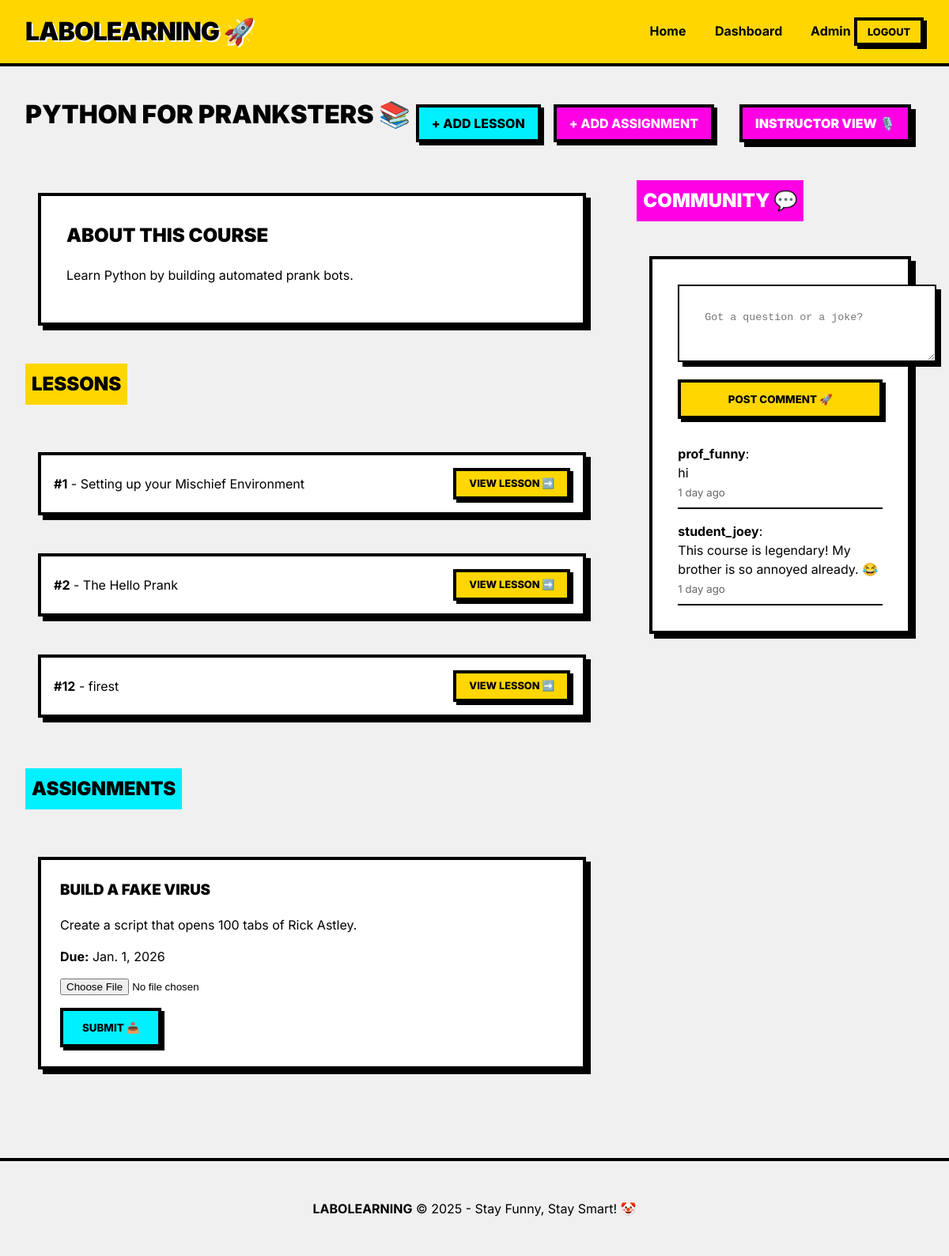
Page /courses/3/ (signed in) on the committed database.
### courses/models.py (models this page shows, shortened)
class Course(models.Model):
    title = models.CharField(max_length=200)
    description = models.TextField()
    instructor = models.ForeignKey(settings.AUTH_USER_MODEL, on_delete=models.CASCADE, related_name='teaching_courses')
    thumbnail = models.ImageField(upload_to='course_thumbnails/', blank=True, null=True)
    created_at = models.DateTimeField(auto_now_add=True)

class Lesson(models.Model):
    course = models.ForeignKey(Course, on_delete=models.CASCADE, related_name='lessons')
    title = models.CharField(max_length=200)
    content = models.TextField(blank=True) # Could be HTML or markdown
    video_url = models.URLField(blank=True, null=True) # Recorded sessions or external links
    order = models.PositiveIntegerField(default=0)
    created_at = models.DateTimeField(auto_now_add=True)
    class Meta:
        ordering = ['order']

class Assignment(models.Model):
    course = models.ForeignKey(Course, on_delete=models.CASCADE, related_name='assignments')
    title = models.CharField(max_length=200)
    description = models.TextField()
    due_date = models.DateTimeField()
    created_at = models.DateTimeField(auto_now_add=True)

class CourseComment(models.Model):
    course = models.ForeignKey(Course, on_delete=models.CASCADE, related_name='comments')
    user = models.ForeignKey(settings.AUTH_USER_MODEL, on_delete=models.CASCADE)
    text = models.TextField()
    created_at = models.DateTimeField(auto_now_add=True)

### users/models.py (models this page shows, shortened)
class User(AbstractUser):
    ROLE_CHOICES = (
        ('student', 'Student'),
        ('instructor', 'Instructor'),
        ('admin', 'Admin'),
    )
    role = models.CharField(max_length=20, choices=ROLE_CHOICES, default='student')
    bio = models.TextField(blank=True, null=True)
    device_limit = models.IntegerField(default=1) # Requirement: device limit control
    @property
    def unread_notifications_count(self):
        return self.notifications.filter(is_read=False).count()

### courses/views.py (the view)
# urls.py: path('<int:course_id>/', views.course_detail, name='course_detail'),
@login_required
def course_detail(request, course_id):
    course = get_object_or_404(Course, id=course_id)
    is_enrolled = Enrollment.objects.filter(student=request.user, course=course).exists()
    is_instructor = course.instructor == request.user or request.user.is_staff
    if not (is_enrolled or is_instructor):
        messages.error(request, "You must be enrolled to view this course! 😠")
        return redirect('course_list')
    lessons = course.lessons.all()
    assignments = course.assignments.all()
    comments = course.comments.all().order_by('-created_at')
    return render(request, 'courses/course_detail.html', {
        'course': course,
        'lessons': lessons,
        'assignments': assignments,
        'comments': comments,
        'is_instructor': is_instructor
    })

### templates/courses/course_detail.html (shortened to what this page needs)
{% extends 'base.html' %}
{% block content %}
<div style="display: flex; justify-content: space-between; align-items: center; margin-bottom: 2rem;">
    <h1>{{ course.title }} 📚</h1>
    {% if is_instructor %}
    <div style="display: flex; gap: 1rem; align-items: center;">
        <a href="{% url 'add_lesson' course.id %}" class="brutal-btn accent" style="padding: 0.5rem 1rem;">+ Add
            Lesson</a>
        <a href="{% url 'add_assignment' course.id %}" class="brutal-btn secondary" style="padding: 0.5rem 1rem;">+ Add
            Assignment</a>
        <span class="brutal-card"
            style="padding: 0.5rem 1rem; background: var(--secondary-color); color: white; font-weight: 900;">INSTRUCTOR
            VIEW 🎙️</span>
    </div>
    {% endif %}
</div>
<div style="display: grid; grid-template-columns: 2fr 1fr; gap: 3rem;">
    <div>
        <div class="brutal-card" style="margin-bottom: 3rem;">
            <h2>About this Course</h2>
            <p>{{ course.description }}</p>
        </div>
        <h2 style="background: var(--primary-color); padding: 0.5rem; display: inline-block;">Lessons</h2>
        <div style="display: grid; gap: 1rem; margin-top: 1.5rem; margin-bottom: 3rem;">
            {% for lesson in lessons %}
            <div class="brutal-card"
                style="display: flex; justify-content: space-between; align-items: center; padding: 1rem;">
                <div>
                    <strong>#{{ lesson.order }}</strong> - {{ lesson.title }}
                </div>
                <a href="{% url 'lesson_detail' lesson.id %}" class="brutal-btn"
                    style="padding: 0.4rem 1rem; font-size: 0.8rem;">View Lesson ➡️</a>
            </div>
            {% empty %}
            <p>No lessons yet. Stay tuned!</p>
            {% endfor %}
        </div>
        <h2 style="background: var(--accent-color); padding: 0.5rem; display: inline-block;">Assignments</h2>
        <div style="display: grid; gap: 1rem; margin-top: 1.5rem;">
            {% for assignment in assignments %}
            <div class="brutal-card" style="padding: 1.5rem;">
                <h3>{{ assignment.title }}</h3>
                <p>{{ assignment.description }}</p>
                <p><strong>Due:</strong> {{ assignment.due_date|date }}</p>
                <form method="post" action="{% url 'submit_assignment' assignment.id %}" enctype="multipart/form-data"
                    style="margin-top: 1rem;">
                    <input type="file" name="file" required style="margin-bottom: 1rem; display: block;">
                    <button type="submit" class="brutal-btn accent">Submit 📥</button>
                </form>
            </div>
            {% empty %}
            <p>No assignments. You're lucky! 🍀</p>
            {% endfor %}
        </div>
    </div>
    <div>
        <h2 style="background: var(--secondary-color); color: white; padding: 0.5rem; display: inline-block;">Community
            💬</h2>
        <div class="brutal-card" style="margin-top: 1.5rem;">
            <form method="post" action="{% url 'add_comment' course.id %}">
                <textarea name="text" placeholder="Got a question or a joke?" class="brutal-card"
                    style="width: 100%; margin: 0; margin-bottom: 1rem; border-width: 2px;" required></textarea>
                <button type="submit" class="brutal-btn" style="width: 100%;">Post Comment 🚀</button>
            </form>
            <div style="margin-top: 2rem; display: flex; flex-direction: column; gap: 1rem;">
                {% for comment in comments %}
                <div style="border-bottom: 2px solid black; padding-bottom: 0.5rem;">
                    <strong>{{ comment.user.username }}</strong>: <br>
                    {{ comment.text }}
                    <br><small style="color: #666;">{{ comment.created_at|timesince }} ago</small>
                </div>
                {% empty %}
                <p>Be the first to say something! 🦗</p>
                {% endfor %}
            </div>
        </div>
    </div>
</div>
{% endblock %}

### static/css/style.css (style rules this page uses)
:root { --bg-color: #f0f0f0; --primary-color: #FFD600; --secondary-color: #FF00E5; --accent-color: #00F0FF; --text-color: #000000; --border-width: 4px; --shadow-offset: 6px; }
body { background-color: var(--bg-color); font-family: 'Inter', system-ui, -apple-system, sans-serif; color: var(--text-color); margin: 0; padding: 0; line-height: 1.5; }
.brutal-card { background: white; border: var(--border-width) solid var(--text-color); box-shadow: var(--shadow-offset) var(--shadow-offset) 0px var(--text-color); padding: 2rem; margin: 1rem; transition: transform 0.1s; }
.brutal-btn { background: var(--primary-color); border: var(--border-width) solid var(--text-color); box-shadow: 4px 4px 0px var(--text-color); padding: 0.8rem 1.5rem; font-weight: 800; text-transform: uppercase; cursor: pointer; font-family: inherit; display: inline-block; text-decoration: none; color: black; }
.brutal-btn.secondary { background: var(--secondary-color); color: white; }
.brutal-btn.accent { background: var(--accent-color); }
h1, h2, h3 { margin-top: 0; text-transform: uppercase; font-weight: 900; }

### rows in the picture
Course: title "PYTHON FOR PRANKSTERS", description "Learn Python by building automated prank bots."
Lesson: order "1", title "Setting up your Mischief Environment"
Lesson: order "2", title "The Hello Prank"
Lesson: order "12", title "firest"
Assignment: title "BUILD A FAKE VIRUS", description "Create a script that opens 100 tabs of Rick Astley.", due_date "Jan. 1, 2026"
CourseComment: user.username "prof_funny", text "hi", created_at "1 day"
CourseComment: user.username "student_joey", text "This course is legendary! My brother is so annoyed already. 😂", created_at "1 day"
